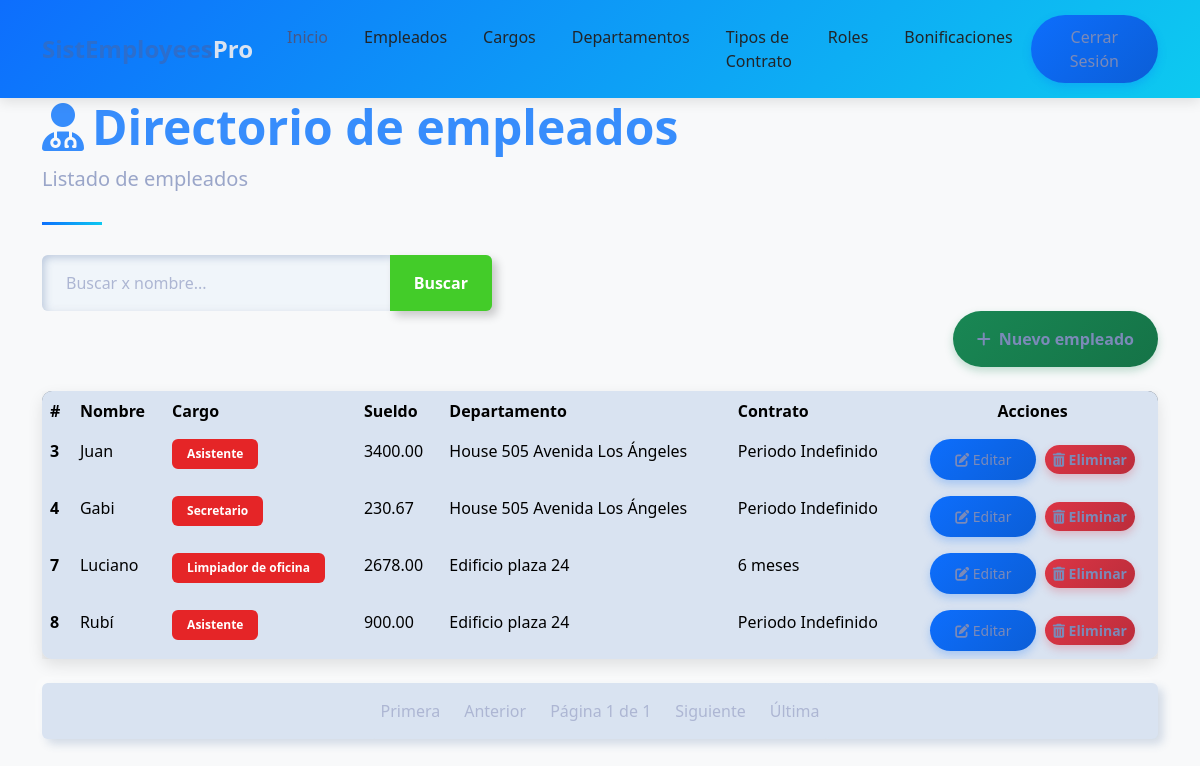
/empleados/empleado_list/ (signed in), run on an earlier commit of the app's database.
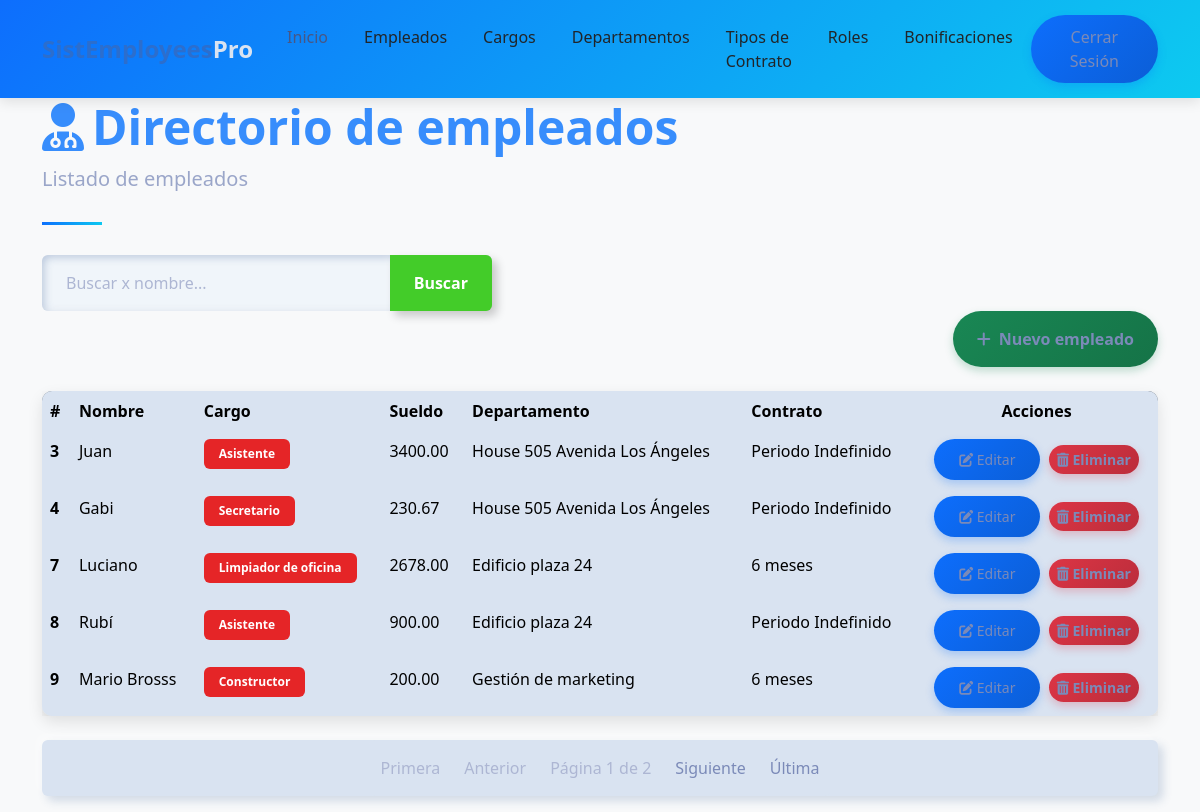
And on a later commit of the database.
### empleados/models.py (models this page shows, shortened)
class Empleado(models.Model):
    SEXO_CHOICES = [
        ('M', 'Masculino'),
        ('F', 'Femenino'),
    ]
    nombre = models.CharField(max_length=100)
    cedula = models.CharField(max_length=20, unique=True)
    direccion = models.TextField()
    sexo = models.CharField(max_length=1, choices=SEXO_CHOICES)
    sueldo = models.DecimalField(max_digits=10, decimal_places=2)
    cargo = models.ForeignKey(Cargo, on_delete=models.CASCADE)
    departamento = models.ForeignKey(Departamento, on_delete=models.CASCADE)
    tipo_contrato = models.ForeignKey(TipoContrato, on_delete=models.CASCADE)

class Cargo(models.Model):
    descripcion = models.CharField(max_length=100)
    def __str__(self):
        return self.descripcion

class Departamento(models.Model):
    descripcion = models.CharField(max_length=100)
    def __str__(self):
        return self.descripcion

class TipoContrato(models.Model):
    descripcion = models.CharField(max_length=100)
    def __str__(self):
        return self.descripcion

### empleados/views.py (the view)
# urls.py: path('empleado_list/', empleado_list, name='empleado_list'),  # URL para la vista empleados
@login_required
def empleado_list(request):
    query = request.GET.get('q', None)
    if query:
        empleados = Empleado.objects.filter(
            Q(nombre__icontains=query) | Q(cedula__icontains=query)
            | Q(direccion__icontains=query) | Q(sexo__icontains=query)
            | Q(sueldo__icontains=query) | Q(cargo__descripcion__icontains=query)
            | Q(departamento__descripcion__icontains=query) | Q(tipo_contrato__descripcion__icontains=query))
    else:
        empleados = Empleado.objects.all()
    paginator = Paginator(empleados, 5)  # 5 empleados por página
    page_number = request.GET.get('page')
    page_obj = paginator.get_page(page_number)
    context = {'empleados': page_obj, 'title': 'Listado de empleados'}
    return render(request, 'empleado/list.html', context)

### templates/empleado/list.html (shortened to what the changed rows need)
{% extends "home.html" %}
{% block content %}
    <div class="container">
        <header class="page-header">
            <h1 class="display-5 fw-bold text-primary">
                <i class="fas fa-user-md me-2"></i>Directorio de empleados
            </h1>
        </header>
        <div class="card mb-4">
            <div class="card-body p-0">
                <div class="table-responsive">
                    <table class="table table-hover mb-0">
                        <thead>
                            <tr>
                                <th scope="col">#</th>
                                <th scope="col">Nombre</th>
                                <th scope="col">Cargo</th>
                                <th scope="col">Sueldo</th>
                                <th scope="col">Departamento</th>
                                <th scope="col">Contrato</th>
                                <th scope="col" class="text-center">Acciones</th>
                            </tr>
                        </thead>
                        <tbody>
                           {% for empleado in empleados %}
                            <tr>
                                <th scope="row">{{empleado.id}}</th>
                                <td>{{empleado.nombre}}</td>
                                <td>
                                    <span class="badge bg-danger">{{empleado.cargo}}</span>
                                </td>
                                <td>{{empleado.sueldo}}</td>
                                <td>{{empleado.departamento}}</td>
                                <td>{{empleado.tipo_contrato}}</td>
                                <td class="text-center">
                                    <a href={% url 'empleados:empleado_update' empleado.id %} class="btn btn-sm btn-primary me-1">
                                        <i class="fas fa-edit"></i> Editar
                                    </a>
                                    <a  href={% url 'empleados:empleado_delete' empleado.id %} class="btn btn-sm btn-danger">
                                        <i class="fas fa-trash-alt"></i> Eliminar
                                    </a>
                                </td>
                            </tr>
                           {% endfor %}
                        </tbody>
                    </table>
                </div>
            </div>
        </div>
        <nav aria-label="Page navigation">
        <ul class="pagination justify-content-center">
            <li class="page-item disabled">
            <span class="page-link">Página {{ empleados.number }} de {{ empleados.paginator.num_pages }}</span>
            </li>
            {% if empleados.has_next %}
            <li class="page-item">
                <a class="page-link" href="?page={{ empleados.next_page_number }}{% if request.GET.q %}&q={{ request.GET.q }}{% endif %}">Siguiente</a>
            </li>
            <li class="page-item">
                <a class="page-link" href="?page={{ empleados.paginator.num_pages }}{% if request.GET.q %}&q={{ request.GET.q }}{% endif %}">Última</a>
            </li>
            {% else %}
            <li class="page-item disabled"><span class="page-link">Siguiente</span></li>
            <li class="page-item disabled"><span class="page-link">Última</span></li>
            {% endif %}
        </ul>
        </nav>
    </div>
{% endblock %}

What changed in the data, as far as the page shows it:
added Empleado: id "9", nombre "Mario Brosss", cargo "Constructor", sueldo "200.00", departamento "Gestión de marketing", tipo_contrato "6 meses"
Also different on the page:
{{ empleados.paginator.num_pages }}: "1" → "2"
